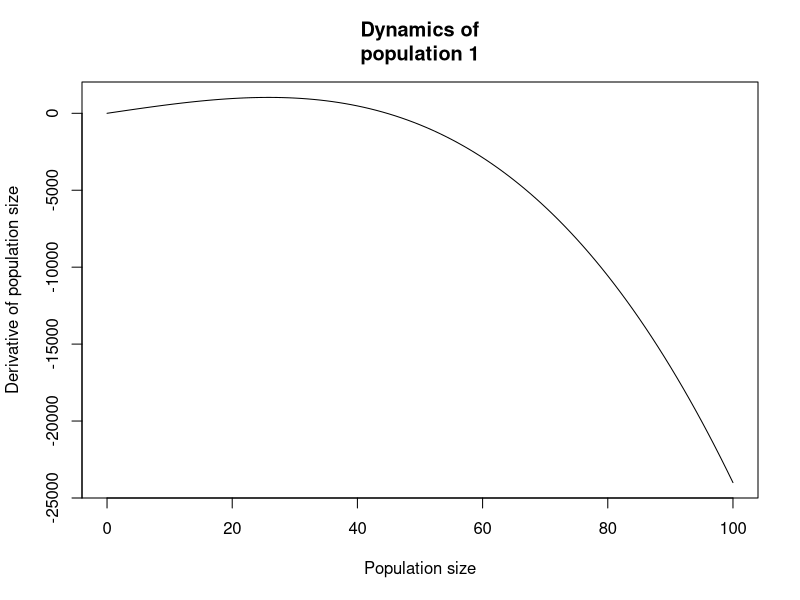

Reproduce this figure in R.
## ---- chunk 1
# Clear variables
rm(list = ls())

# Parameters
r1 <- 60
k <- .03

# Vector of population sizes
n1 <- seq(0, 100, by = 1)

# Vector to store population change at each population size
dndt <- n1

# Loop through values of n, update corresponding dndt
for (i in seq_along(n1)) dndt[i] <- (r1 - k * n1[i] ** 2) * n1[i]

# Plot
plot(
    n1, dndt, type = "l", main = "Dynamics of\npopulation 1",
    xlab = "Population size", ylab = "Derivative of population size"
)

# Clear variables
rm(list = ls())
